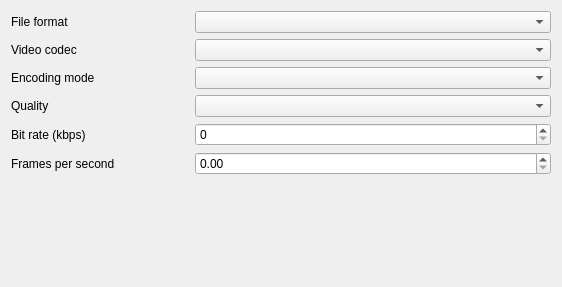
<?xml version="1.0" encoding="UTF-8"?>
<ui version="4.0">
 <class>QgsVideoExportSettingsWidgetBase</class>
 <widget class="QgsPanelWidget" name="QgsVideoExportSettingsWidgetBase">
  <property name="geometry">
   <rect>
    <x>0</x>
    <y>0</y>
    <width>562</width>
    <height>287</height>
   </rect>
  </property>
  <property name="windowTitle">
   <string>Form</string>
  </property>
  <layout class="QGridLayout" name="gridLayout" columnstretch="1,2">
   <item row="0" column="1">
    <widget class="QComboBox" name="mFormatComboBox"/>
   </item>
   <item row="1" column="0">
    <widget class="QLabel" name="label_2">
     <property name="text">
      <string>Video codec</string>
     </property>
    </widget>
   </item>
   <item row="5" column="1">
    <widget class="QgsDoubleSpinBox" name="mFpsSpinBox">
     <property name="maximum">
      <double>600.000000000000000</double>
     </property>
    </widget>
   </item>
   <item row="3" column="0">
    <widget class="QLabel" name="mLabelQuality">
     <property name="text">
      <string>Quality</string>
     </property>
    </widget>
   </item>
   <item row="0" column="0">
    <widget class="QLabel" name="label">
     <property name="text">
      <string>File format</string>
     </property>
    </widget>
   </item>
   <item row="4" column="1">
    <widget class="QgsSpinBox" name="mBitRateSpin">
     <property name="maximum">
      <number>99999999</number>
     </property>
    </widget>
   </item>
   <item row="5" column="0">
    <widget class="QLabel" name="label_3">
     <property name="text">
      <string>Frames per second</string>
     </property>
    </widget>
   </item>
   <item row="4" column="0">
    <widget class="QLabel" name="mLabelBitRate">
     <property name="text">
      <string>Bit rate (kbps)</string>
     </property>
    </widget>
   </item>
   <item row="2" column="0">
    <widget class="QLabel" name="label_4">
     <property name="text">
      <string>Encoding mode</string>
     </property>
    </widget>
   </item>
   <item row="3" column="1">
    <widget class="QComboBox" name="mQualityComboBox"/>
   </item>
   <item row="2" column="1">
    <widget class="QComboBox" name="mEncodingModeComboBox"/>
   </item>
   <item row="1" column="1">
    <widget class="QComboBox" name="mVideoCodecComboBox"/>
   </item>
   <item row="6" column="0">
    <spacer name="verticalSpacer">
     <property name="orientation">
      <enum>Qt::Orientation::Vertical</enum>
     </property>
     <property name="sizeHint" stdset="0">
      <size>
       <width>20</width>
       <height>40</height>
      </size>
     </property>
    </spacer>
   </item>
  </layout>
 </widget>
 <customwidgets>
  <customwidget>
   <class>QgsDoubleSpinBox</class>
   <extends>QDoubleSpinBox</extends>
   <header>qgsdoublespinbox.h</header>
  </customwidget>
  <customwidget>
   <class>QgsSpinBox</class>
   <extends>QSpinBox</extends>
   <header>qgsspinbox.h</header>
  </customwidget>
  <customwidget>
   <class>QgsPanelWidget</class>
   <extends>QWidget</extends>
   <header>qgspanelwidget.h</header>
   <container>1</container>
  </customwidget>
 </customwidgets>
 <resources/>
 <connections/>
</ui>
